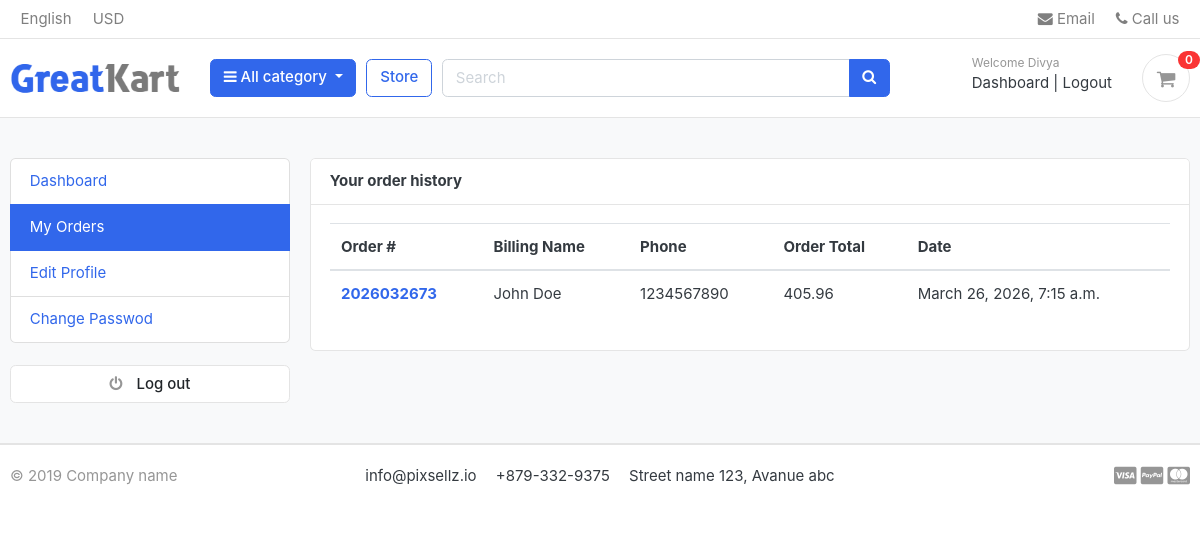
/accounts/my_orders/ (signed in), run on an earlier commit of the app's database.
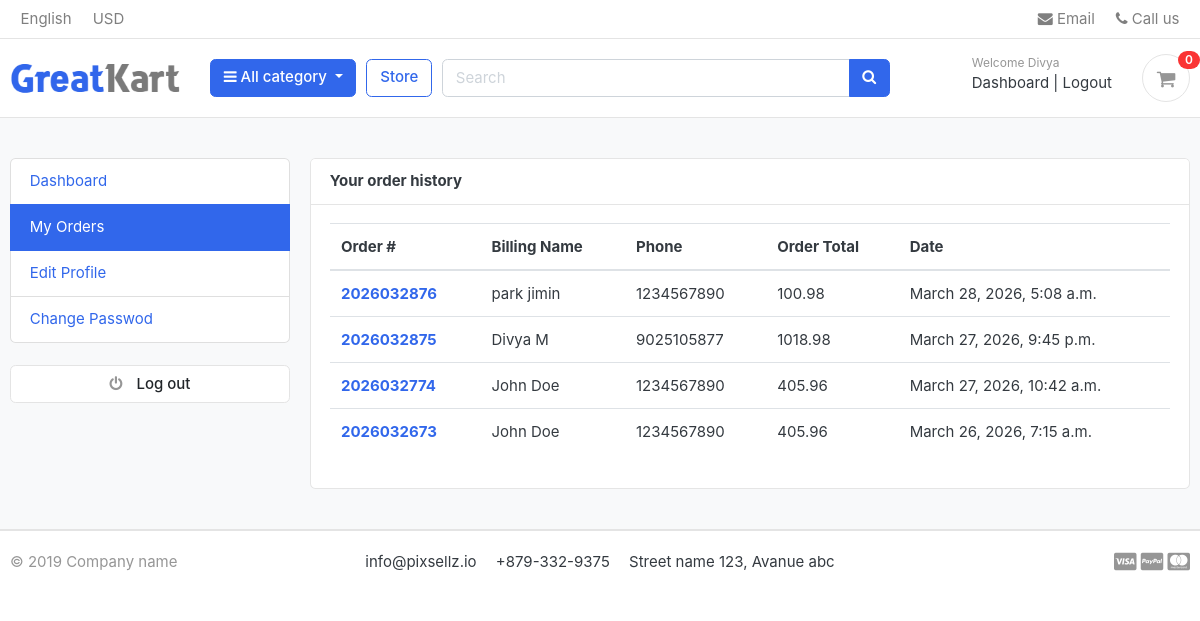
And on a later commit of the database.
### orders/models.py (models this page shows, shortened)
class Order(models.Model):
    STATUS =(
        ('New','New'),
        ('Accepted','Accepted'),
        ('Completed','Completed'),
        ('Cancelled','Cancelled'),
    )
    user = models.ForeignKey(Account,on_delete=models.SET_NULL,null =True)
    payment = models.ForeignKey(Payment,on_delete=models.SET_NULL,blank=True,null=True)
    order_number = models.CharField(max_length=20)
    first_name = models.CharField(max_length=50)
    last_name = models.CharField(max_length=50)
    phone = models.CharField(max_length=15)
    email =models.EmailField(max_length=50)
    address_line_1 = models.CharField(max_length=50)
    address_line_2 = models.CharField(max_length=50,blank=True)
    country = models.CharField(max_length=50)
    state = models.CharField(max_length=50)
    city = models.CharField(max_length=50)
    order_note = models.CharField(max_length=100,blank=True)
    order_total = models.FloatField()
    tax= models.FloatField()
    status = models.CharField(max_length=10,choices=STATUS,default='New')
    ip = models.CharField(blank=True,max_length=20)
    is_ordered = models.BooleanField(default=False)
    created_at = models.DateTimeField(auto_now_add=True)
    updated_at = models.DateTimeField(auto_now=True)
    def full_name(self):
        return f'{self.first_name} {self.last_name}'

### accounts/views.py (the view)
# urls.py: path('my_orders/',views.my_orders, name ='my_orders'),
@login_required(login_url='login')
def my_orders(request):
    orders = Order.objects.filter(user = request.user,is_ordered =True).order_by('-created_at')
    context ={
        'orders':orders,
    }
    return render (request,'accounts/my_orders.html',context)

### carts/context_processors.py (called while the page is built)
def counter(request):
    cart_count = 0
    if 'admin' in request.path:
        return {}
    else:
        try:
            cart = Cart.objects.filter(cart_id=_cart_id(request))
            if request.user.is_authenticated:
                cart_items=CartItem.objects.all().filter(user= request.user)
            else:
                cart_items = CartItem.objects.all().filter(cart = cart[:1]) # get the cart items using the cart
            for cart_item in cart_items:
                cart_count += cart_item.quantity
        except Cart.DoesNotExist:
            cart_count = 0
    return dict(cart_count=cart_count)

### carts/views.py (called while the page is built)
def _cart_id(request):
    cart = request.session.session_key
    if not cart:
        cart = request.session.create()
    return cart

### category/context_processors.py (called while the page is built)
def menu_links(request):
    links = Category.objects.all()
    return dict(links =links)

### category/models.py (called while the page is built)
    def get_url(self):
            return reverse('products_by_category',args=[self.slug])

### templates/accounts/my_orders.html (shortened to what this page needs)
{% extends 'base.html' %}
{% block content %}
<section class="section-conten padding-y bg">
<div class="container">
	<div class="row">
	{% include 'includes/dashboard_sidebar.html' %}
	<main class="col-md-9">
		<article class="card">
		<header class="card-header">
			<strong class="d-inline-block mr-3">Your order history</strong>
		</header>
		<div class="card-body">
			<div class="row">
				<div class="col-md-12">
					<table class="table table-hover">
  <thead>
    <tr>
      <th scope="col">Order #</th>
      <th scope="col">Billing Name</th>
      <th scope="col">Phone</th>
      <th scope="col">Order Total</th>
	  <th scope="col">Date</th>
    </tr>
  </thead>
  <tbody>
	{% for order in orders %}
    <tr>
      <th scope="row"><a href="{% url 'order_detail' order.order_number %}">{{order.order_number}}</a></th>
      <td>{{order.full_name}}</td>
      <td>{{order.phone}}</td>
      <td>{{order.order_total}}</td>
	  <td>{{order.created_at}}</td>
    </tr>
  {% endfor %}
  </tbody>
</table>
				</div>
			</div>
		</div>
		</article>
	</main>
</div>
</div>
</section>
{% endblock %}

What changed in the data, as far as the page shows it:
added Order: order_number "2026032876", full_name "park jimin", phone "1234567890", order_total "100.98", created_at "March 28, 2026, 5:08 a.m."
added Order: order_number "2026032875", full_name "Divya M", phone "9025105877", order_total "1018.98", created_at "March 27, 2026, 9:45 p.m."
added Order: order_number "2026032774", full_name "John Doe", phone "1234567890", order_total "405.96", created_at "March 27, 2026, 10:42 a.m."
